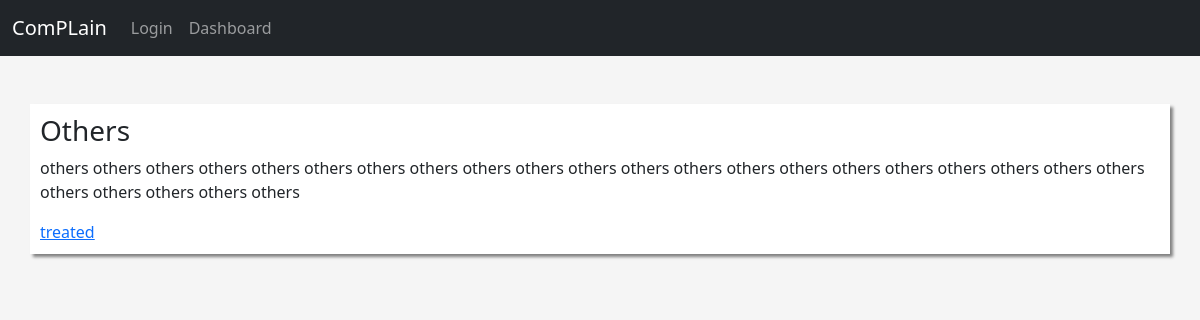
The app's page /detail/27/ (signed in) with its own data.
### complain/models.py (models this page shows, shortened)
class Complain(models.Model):
    title = models.CharField(max_length=40, choices=title_choice)
    body = models.TextField()
    date_added = models.DateTimeField(auto_now_add=True)
    person = models.CharField(max_length=25,
        choices=PERSON_CHOICES, default='Student')
    treated = models.BooleanField(default=False)
    class Meta:
        ordering = ['-date_added',]

### complain/views.py (the view)
# urls.py: path('detail/<int:pk>/', DetailPageView.as_view(), name='detail'),
class DetailPageView(LoginRequiredMixin, DetailView):
    model = Complain
    template_name = 'detail.html'

### complain/templates/detail.html
{% extends 'base.html' %}
{% load static %}
{% block content %}
    <h3>{{ complain.title }}</h3>
    <p>{{ complain.body }}</p>
    <a type="button" href="{% url 'list' %}" {{complain.treated}}> treated</a>
{% endblock content %}

### complain/static/css/base.css (style rules this page uses)
body { background-color: #f5f5f5; }

### records on screen
Complain: title "Others", body "others others others others others others others others others others others others others others others others others others others others others others others others others others"
